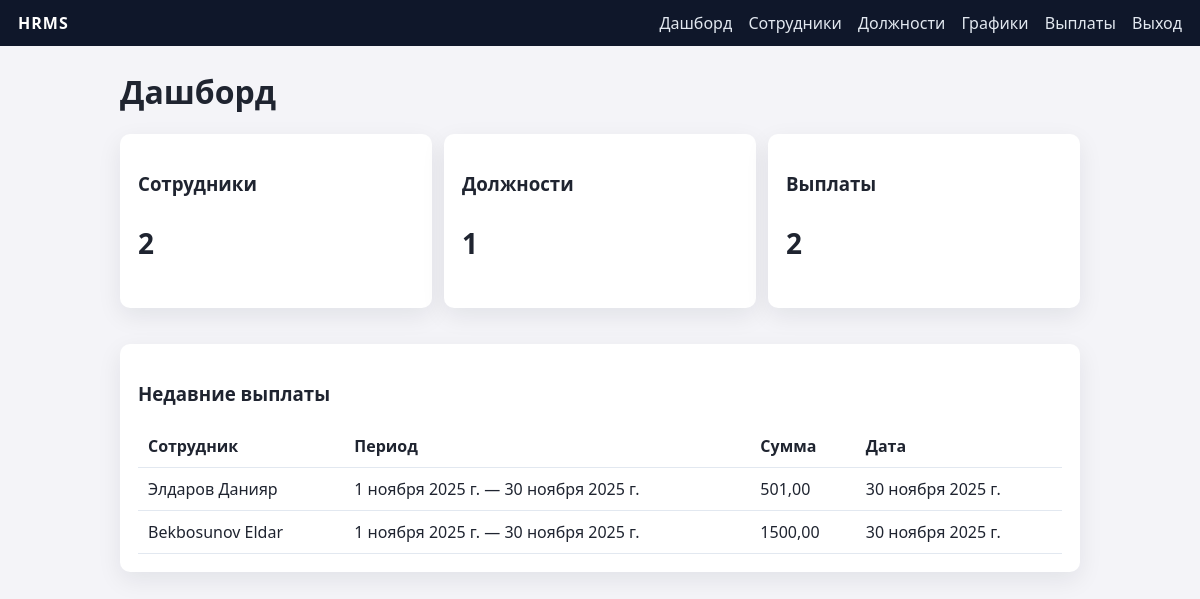
The app's page / (signed in) with its own data.
### staff/models.py (models this page shows, shortened)
class Payroll(models.Model):
    employee = models.ForeignKey(
        Employee, verbose_name="Сотрудник", on_delete=models.CASCADE, related_name="payrolls"
    )
    period_start = models.DateField("Начало периода")
    period_end = models.DateField("Конец периода")
    gross_pay = models.DecimalField("Основная часть", max_digits=10, decimal_places=2)
    bonus = models.DecimalField("Бонус", max_digits=10, decimal_places=2, default=0)
    paid_on = models.DateField("Дата выплаты", auto_now_add=True)
    notes = models.CharField("Комментарий", max_length=200, blank=True)
    class Meta:
        verbose_name = "выплата"
        verbose_name_plural = "выплаты"
        ordering = ["-paid_on"]
    @property
    def total_pay(self):
        return self.gross_pay + self.bonus

class Employee(models.Model):
    first_name = models.CharField("Имя", max_length=80)
    last_name = models.CharField("Фамилия", max_length=80)
    email = models.EmailField("Email", unique=True)
    phone = models.CharField("Телефон", max_length=20, blank=True)
    position = models.ForeignKey(
        Position, verbose_name="Должность", on_delete=models.PROTECT, related_name="employees"
    )
    schedule = models.ForeignKey(
        WorkSchedule, verbose_name="График", on_delete=models.PROTECT, related_name="employees"
    )
    salary = models.DecimalField("Зарплата", max_digits=10, decimal_places=2)
    hire_date = models.DateField("Дата приема")
    is_active = models.BooleanField("Активен", default=True)
    class Meta:
        verbose_name = "сотрудник"
        verbose_name_plural = "сотрудники"
        ordering = ["last_name", "first_name"]
    def __str__(self) -> str:
        return f"{self.last_name} {self.first_name}"

### staff/views.py (the view)
# urls.py: path("", views.dashboard, name="dashboard"),
@login_required
def dashboard(request):
    employees = Employee.objects.count()
    positions = Position.objects.count()
    payrolls = Payroll.objects.count()
    recent_payrolls = Payroll.objects.select_related("employee").order_by("-paid_on")[:5]
    context = {
        "employees": employees,
        "positions": positions,
        "payrolls": payrolls,
        "recent_payrolls": recent_payrolls,
    }
    return render(request, "staff/dashboard.html", context)

### templates/staff/dashboard.html
{% extends "base.html" %}
{% block content %}
<h1>Дашборд</h1>
<div class="grid">
    <div class="card">
        <h3>Сотрудники</h3>
        <p class="metric">{{ employees }}</p>
    </div>
    <div class="card">
        <h3>Должности</h3>
        <p class="metric">{{ positions }}</p>
    </div>
    <div class="card">
        <h3>Выплаты</h3>
        <p class="metric">{{ payrolls }}</p>
    </div>
</div>
<div class="card">
    <h3>Недавние выплаты</h3>
    {% if recent_payrolls %}
    <table>
        <thead>
            <tr><th>Сотрудник</th><th>Период</th><th>Сумма</th><th>Дата</th></tr>
        </thead>
        <tbody>
            {% for payroll in recent_payrolls %}
            <tr>
                <td>{{ payroll.employee }}</td>
                <td>{{ payroll.period_start }} — {{ payroll.period_end }}</td>
                <td>{{ payroll.total_pay }}</td>
                <td>{{ payroll.paid_on }}</td>
            </tr>
            {% endfor %}
        </tbody>
    </table>
    {% else %}
    <p>Еще нет выплат.</p>
    {% endif %}
</div>
{% endblock %}

### templates/base.html (shortened to what this page needs)
{% load static %}
<!DOCTYPE html>
<html lang="ru">
<head>
    <link rel="stylesheet" href="{% static 'css/styles.css' %}">
</head>
<body>
    <header class="topbar">
        <div class="brand">HRMS</div>
        <nav>
            {% if user.is_authenticated %}
            <a href="{% url 'dashboard' %}">Дашборд</a>
            <a href="{% url 'employees' %}">Сотрудники</a>
            <a href="{% url 'positions' %}">Должности</a>
            <a href="{% url 'schedules' %}">Графики</a>
            <a href="{% url 'payrolls' %}">Выплаты</a>
            <a href="{% url 'logout' %}">Выход</a>
            {% else %}
            <a href="{% url 'login' %}">Войти</a>
            {% endif %}
        </nav>
    </header>
    <main class="container">
        {% block content %}{% endblock %}
    </main>
</body>
</html>

### static/css/styles.css (style rules this page uses)
body { font-family: "Segoe UI", sans-serif; margin: 0; background: #f4f4f8; color: #1f2430; }
a { color: #1b6ac9; text-decoration: none; }
.topbar { display: flex; justify-content: space-between; align-items: center; background: #0f172a; color: #fff; padding: 12px 18px; }
.topbar nav a { margin-left: 12px; color: #e2e8f0; }
.brand { font-weight: 700; letter-spacing: 1px; }
.container { max-width: 960px; margin: 24px auto; padding: 0 16px; }
.card { background: #fff; border-radius: 10px; padding: 18px; margin-bottom: 18px; box-shadow: 0 8px 24px rgba(15, 23, 42, 0.08); }
.grid { display: grid; grid-template-columns: repeat(auto-fit, minmax(220px, 1fr)); gap: 12px; margin-bottom: 18px; }
.metric { font-size: 28px; font-weight: 700; }
table { width: 100%; border-collapse: collapse; }
table th, table td { padding: 10px; border-bottom: 1px solid #e2e8f0; text-align: left; }

### records on screen
Payroll: employee "Элдаров Данияр", period_start "1 ноября 2025 г.", period_end "30 ноября 2025 г.", total_pay "501,00", paid_on "30 ноября 2025 г."
Payroll: employee "Bekbosunov Eldar", period_start "1 ноября 2025 г.", period_end "30 ноября 2025 г.", total_pay "1500,00", paid_on "30 ноября 2025 г."

### other values on screen
{{ employees }} "2"
{{ positions }} "1"
{{ payrolls }} "2"
